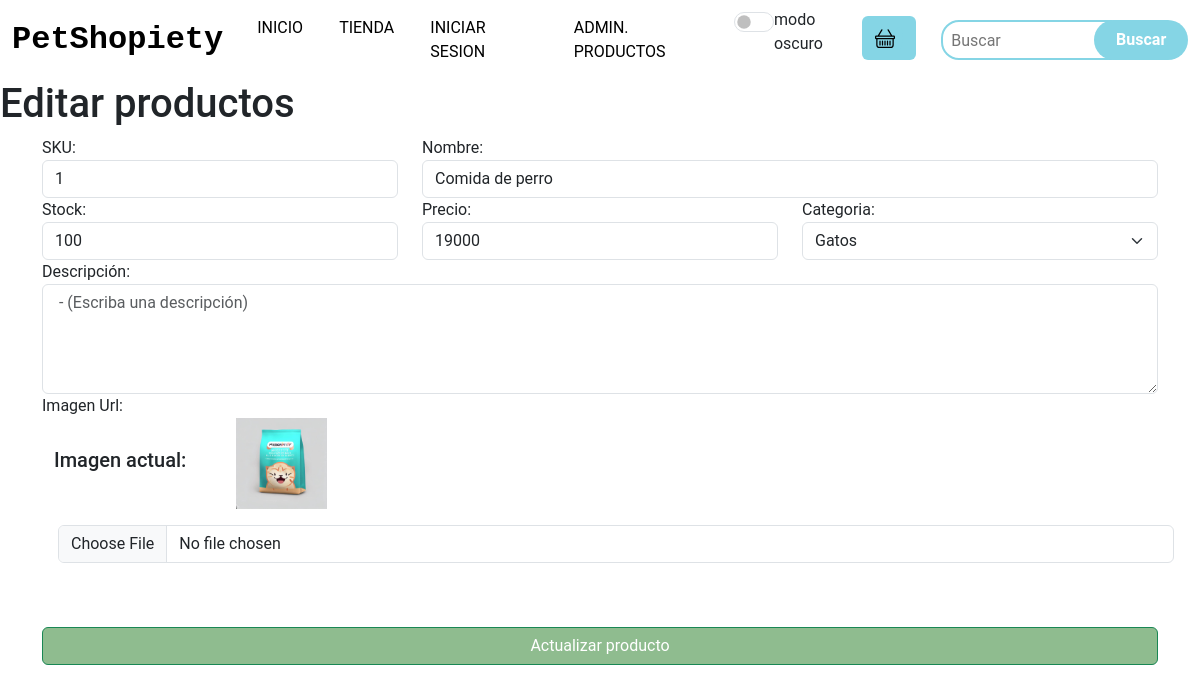
The app's page /editarProducto/1 with its own data.
### apps/PetShopiety/models.py (models this page shows, shortened)
class Producto(models.Model):
    sku = models.IntegerField(primary_key=True)
    nombre = models.CharField(max_length=50)
    stock = models.IntegerField()
    precio = models.IntegerField()
    descripcion = models.CharField(max_length=200)
    id_cat = models.ForeignKey(Categoria, on_delete=models.CASCADE)
    img_url = models.ImageField(upload_to='imagenesProducto')

class Categoria(models.Model):
    id_categoria = models.IntegerField(primary_key=True)
    nombre_categoria = models.CharField(max_length=100)

### apps/PetShopiety/views.py (the view)
# urls.py: path('editarProducto/<sku>', views.editarProducto),
def editarProducto(request, sku):
    categorias = Categoria.objects.all()
    productos = Producto.objects.get(sku=sku)
    return render(request, "editarProducto.html", {"prod": productos, "cate": categorias})

### apps/PetShopiety/templates/editarProducto.html (shortened to what this page needs)
<html lang="en">
{%load static%}
<head>
    <link href="https://cdn.jsdelivr.net/npm/bootstrap@5.3.0-alpha3/dist/css/bootstrap.min.css" rel="stylesheet"
 />
    <link rel="stylesheet" href="https://cdn.jsdelivr.net/npm/bootstrap-icons@1.10.5/font/bootstrap-icons.css">
    {% block head %}
    <link rel="stylesheet" href="{% static 'css/style.css' %}">
    {% endblock %}
</head>
<body>
    <nav class="navbar navbar-expand-lg">
        <div class="container-fluid">
            <a class="navbar-brand fw-bold" href="/">PetShopiety</a>
            <div class="collapse navbar-collapse" id="navbarSupportedContent">
                <ul class="navbar-nav m-auto mb-2 mb-lg-0">
                    <li class="nav-item">
                        <a class="nav-link active" href="/">Inicio</a>
                    </li>
                    <li class="nav-item">
                        <a class="nav-link" href="#">Tienda</a>
                    </li>
                    <li>
                        <a class="nav-link" href="/iniciar_sesion">Iniciar Sesion</a>
                    </li>
                    <li>
                        <a class="nav-link" href="/admin_productos">ADMIN. PRODUCTOS</a>
                    </li>
                    <li>
                        <div class="form-check form-switch">
                            <input type="checkbox" class="form-check-input" id="checkbox" onclick="setDarkMode()">
                            <label class="form-check-label" for="checkbox">modo oscuro</label>
                        </div>
                    </li>
                </ul>
                <div class="col-1 mb-1 ">
                    <button id="carrito" class="btn align-content-center" type="button" data-bs-toggle="offcanvas"
                        data-bs-target="#offcanvasScrolling" aria-controls="offcanvasScrolling">
                        <span id="cantidad-carrito" class="cantidad-carrito"></span>
                    </button>
                </div>
                <form class="d-flex" role="search">
                    <input class="px-2 search" type="search" placeholder="Buscar" aria-label="Buscar" />
                    <button class="btn0" type="submit">
                        Buscar
                    </button>
                </form>
            </div>
        </div>
    </nav>
    <h1>Editar productos</h1>
    <div class="container">
        <form action="/editarProductoForm/{{prod.sku}}" method="POST" enctype="multipart/form-data"> {% csrf_token %}
            <div class="row">
                <div class="col-md-4">
                    <label for="txtSku">SKU:</label>
                    <input readonly value="{{prod.sku}}" name="txtSku" id="txtSku" type="text" class="form-control">
                </div>
                <div class="col-md-8">
                    <label for="txtNombre">Nombre:</label>
                    <input value="{{prod.nombre}}" name="producto" id="txtNombre" type="text" class="form-control">
                </div>
                <div class="col-md-4">
                    <label for="txtStock">Stock:</label>
                    <input value="{{prod.stock}}" name="cantidad" id="txtStock" type="text" class="form-control">
                </div>
                <div class="col-md-4">
                    <label for="txtPrecio">Precio:</label>
                    <input value="{{prod.precio}}" name="precio" id="txtPrecio" type="text" class="form-control">
                </div>
                <div class="col-md-4">
                    <label for="cmbCategoria">Categoria:</label>
                    <select name="cmbCategoria" class="form-select" aria-label="Default select example">
                        {% for c in cate %}
                        <option value="{{c.id_categoria}}" {% if c.id_categoria == prod.id_cat.id_categoria %}selected {% endif %} >{{c.nombre_categoria}}</option>
                        {% endfor %}
                    </select>
                </div>
                <div class="col-md-12">
                    <label for="txtDescripcion">Descripción:</label>
                    <textarea name="descripcion" id="" class="form-control"
                        placeholder="{{prod.descripcion}} - (Escriba una descripción)" cols="30" rows="4"></textarea>
                </div>
                <div class="">
                    <label for="txtImg">Imagen Url:</label>
                    <div class="container d-flex align-items-center">
                        <h5 class="col-2">Imagen actual:</h5>
                        <img src="{{prod.img_url.url}}" class="col-1" alt="">
                    </div>
                    <input value="{{prod.img_url}}" name="img" id="txtImg" type="file" class="form-control m-3">
                </div>
            </div>
            <button style="background-color: darkseagreen;" class="btn btn-success mt-5 w-100">Actualizar
                producto</button>
        </form>
    </div>
</body>
</html>

### apps/PetShopiety/static/css/style.css (style rules this page uses)
input.error, select, textarea { border: 1px solid darkred; }
* { padding: 0; margin: 0; box-sizing: border-box; font-family: 'Roboto', sans-serif; box-sizing: border-box; }
.navbar-brand { font-size: 2rem; font-family: 'Source Code Pro', monospace; color: black; }
.nav-link { margin: 0 10px 0 10px; color: black; text-transform: uppercase; }
.search { height: 40px; width: 80%; border-radius: 18px; outline: none; border: 2px solid rgb(133, 213, 229); margin-right: -35px; }
.cantidad-carrito { background-color: rgb(133, 213, 229); color: white; border-radius: 50%; font-size: 12px; padding: 4px; }
.btn0 { height: 40px; width: 40%; outline: none; border: none; background-color: rgb(133, 213, 229); color: white; border-radius: 20px; font-weight: 700; }
.btn { background-color: rgb(133, 213, 229); }
#checkbox { width: 40px; height: 20px; cursor: pointer; }

### records on screen
Producto: txtSku "1", producto "Comida de perro", cantidad "100", precio "19000", cmbCategoria "Gatos", descripcion "- (Escriba una descripción)", img_url (picture)
